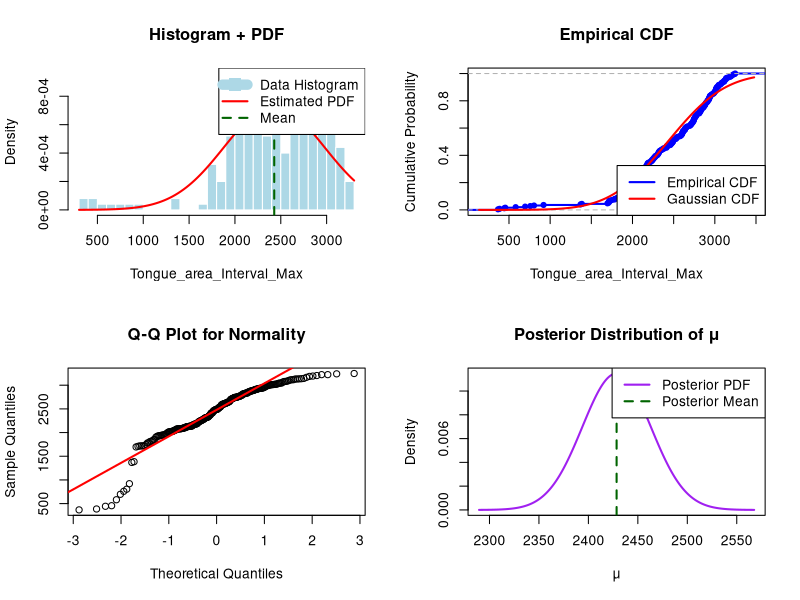

The R source for this figure:
# ---------------------------------------
# Load data
# ---------------------------------------
data <- read.csv("LICKING_ANALYSIS/720.csv")
vals <- data$Tongue_area_Interval_Max

# ---------------------------------------
# Compute mean and standard deviation
# ---------------------------------------
mu_hat <- mean(vals, na.rm = TRUE)
sigma_hat <- sd(vals, na.rm = TRUE)

cat("Mean =", mu_hat, "\n")
cat("SD   =", sigma_hat, "\n\n")

# ---------------------------------------
# Set up file to save plots
# ---------------------------------------
png(filename = "LICKING_ANALYSIS/Tongue_area_analysis.png", width = 1200, height = 800)
par(mfrow = c(2,2))  # 2x2 plots

# ---------------------------------------
# 1. Histogram + Gaussian PDF
# ---------------------------------------
hist(vals,
     breaks = 30,
     freq = FALSE,
     col = "lightblue",
     border = "white",
     main = "Histogram + PDF",
     xlab = "Tongue_area_Interval_Max")
curve(dnorm(x, mean = mu_hat, sd = sigma_hat),
      col = "red", lwd = 2, add = TRUE)
abline(v = mu_hat, col = "darkgreen", lwd = 2, lty = 2)
legend("topright", legend=c("Data Histogram","Estimated PDF","Mean"),
       col=c("lightblue","red","darkgreen"), lwd=c(10,2,2), lty=c(1,1,2), pch=c(15,NA,NA), pt.cex=2)

# ---------------------------------------
# 2. Empirical CDF
# ---------------------------------------
plot(ecdf(vals),
     main = "Empirical CDF",
     xlab = "Tongue_area_Interval_Max",
     ylab = "Cumulative Probability",
     col = "blue", lwd = 2)
# Overlay theoretical Gaussian CDF
curve(pnorm(x, mean = mu_hat, sd = sigma_hat),
      add = TRUE, col = "red", lwd = 2)
legend("bottomright", legend=c("Empirical CDF","Gaussian CDF"),
       col=c("blue","red"), lwd=2)

# ---------------------------------------
# 3. Q-Q Plot (Normality check)
# ---------------------------------------
qqnorm(vals, main = "Q-Q Plot for Normality")
qqline(vals, col = "red", lwd = 2)

# ---------------------------------------
# 4. Posterior of μ (Bayesian)
# Assume Gaussian likelihood, known σ, flat prior
# ---------------------------------------
# Posterior: μ | data ~ N(mean(vals), sigma^2 / n)
n <- length(vals)
posterior_sd <- sigma_hat / sqrt(n)
posterior_mean <- mu_hat

# Plot posterior
x_post <- seq(posterior_mean - 4*posterior_sd, posterior_mean + 4*posterior_sd, length.out = 200)
plot(x_post, dnorm(x_post, mean = posterior_mean, sd = posterior_sd),
     type = "l", lwd = 2, col = "purple",
     main = "Posterior Distribution of μ",
     xlab = "μ", ylab = "Density")
abline(v = posterior_mean, col = "darkgreen", lty = 2, lwd = 2)
legend("topright", legend=c("Posterior PDF","Posterior Mean"),
       col=c("purple","darkgreen"), lwd=c(2,2), lty=c(1,2))

# ---------------------------------------
# Close PNG device
# ---------------------------------------
dev.off()

cat("All plots saved to 'LICKING_ANALYSIS/Tongue_area_analysis.png'\n")
